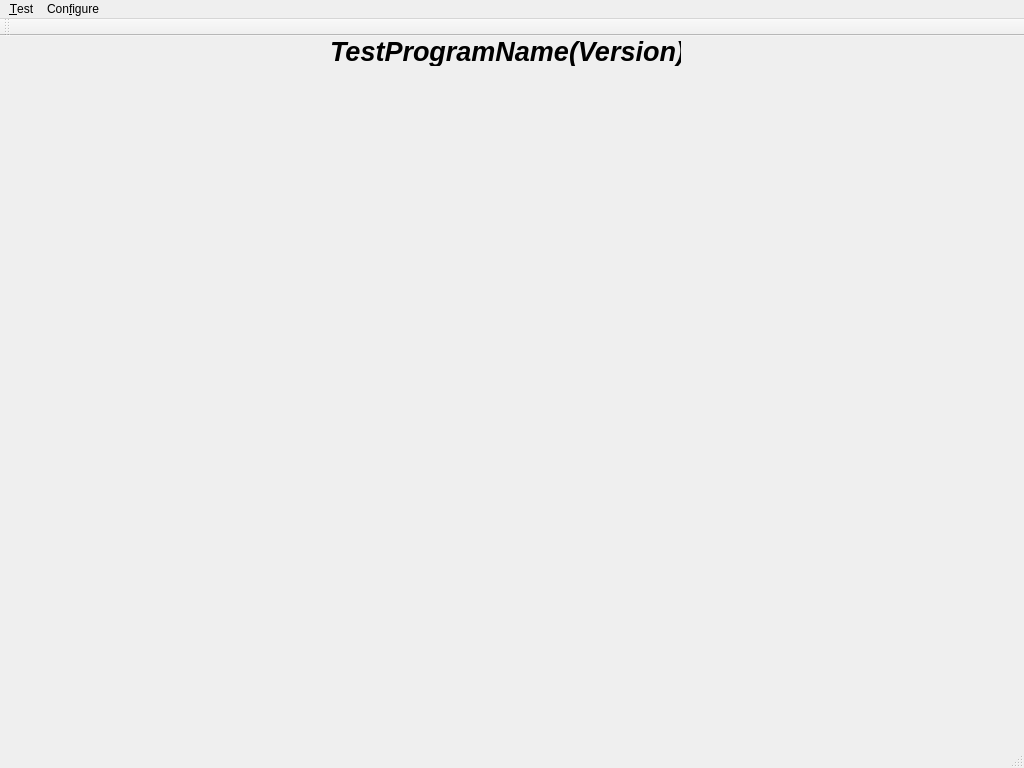
<?xml version="1.0" encoding="UTF-8"?>
<ui version="4.0">
 <class>MainWindow</class>
 <widget class="QMainWindow" name="MainWindow">
  <property name="geometry">
   <rect>
    <x>0</x>
    <y>0</y>
    <width>1024</width>
    <height>768</height>
   </rect>
  </property>
  <property name="windowTitle">
   <string>MainWindow</string>
  </property>
  <property name="layoutDirection">
   <enum>Qt::LeftToRight</enum>
  </property>
  <property name="autoFillBackground">
   <bool>false</bool>
  </property>
  <widget class="QWidget" name="centralwidget">
   <widget class="QLabel" name="label">
    <property name="geometry">
     <rect>
      <x>330</x>
      <y>0</y>
      <width>351</width>
      <height>30</height>
     </rect>
    </property>
    <property name="font">
     <font>
      <pointsize>20</pointsize>
      <weight>75</weight>
      <italic>true</italic>
      <bold>true</bold>
     </font>
    </property>
    <property name="layoutDirection">
     <enum>Qt::RightToLeft</enum>
    </property>
    <property name="text">
     <string>TestProgramName(Version)</string>
    </property>
   </widget>
   <zorder>label</zorder>
   <zorder>verticalLayoutWidget</zorder>
  </widget>
  <widget class="QMenuBar" name="menubar">
   <property name="geometry">
    <rect>
     <x>0</x>
     <y>0</y>
     <width>1024</width>
     <height>25</height>
    </rect>
   </property>
   <widget class="QMenu" name="menuTest">
    <property name="title">
     <string>&amp;Test</string>
    </property>
    <addaction name="action_Start_Test"/>
    <addaction name="actionSt_op_Test"/>
    <addaction name="action_Stop_Test"/>
    <addaction name="separator"/>
    <addaction name="actionE_xit"/>
   </widget>
   <widget class="QMenu" name="menuCon_fig">
    <property name="title">
     <string>Con&amp;figure</string>
    </property>
    <addaction name="action_Port"/>
    <addaction name="actionSte_p"/>
   </widget>
   <addaction name="menuTest"/>
   <addaction name="menuCon_fig"/>
  </widget>
  <widget class="QStatusBar" name="statusbar"/>
  <widget class="QToolBar" name="toolBar">
   <property name="windowTitle">
    <string>toolBar</string>
   </property>
   <attribute name="toolBarArea">
    <enum>TopToolBarArea</enum>
   </attribute>
   <attribute name="toolBarBreak">
    <bool>true</bool>
   </attribute>
  </widget>
  <action name="action_Start_Test">
   <property name="text">
    <string>&amp;Load Test</string>
   </property>
  </action>
  <action name="actionSt_op_Test">
   <property name="text">
    <string>&amp;Run  Test</string>
   </property>
  </action>
  <action name="action_Stop_Test">
   <property name="text">
    <string>&amp;Stop Test</string>
   </property>
  </action>
  <action name="actionE_xit">
   <property name="text">
    <string>E&amp;xit</string>
   </property>
  </action>
  <action name="action_Port">
   <property name="text">
    <string>&amp;Equipment</string>
   </property>
  </action>
  <action name="actionSte_p">
   <property name="text">
    <string>Ste&amp;p</string>
   </property>
  </action>
 </widget>
 <resources/>
 <connections/>
</ui>
